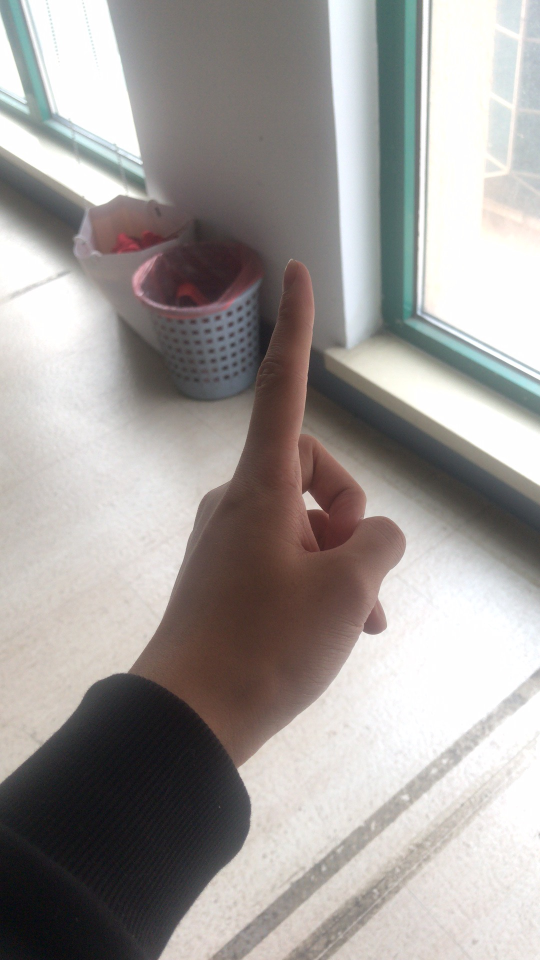
#> input picture 读书笔记《opencv3 计算机视觉 python语言实现》/第4章深度估计与分割/left1.jpg, 1080 x 1920 px (shown at 1/2 size)
$ python stereo.py
#> lines starting #> are read from the running program, lines starting #| are printed output that depends on the picture
import cv2
import numpy as np

def update(val=0):
    stereo.setBlockSize(cv2.getTrackbarPos('window_size', 'disparity'))
    stereo.setBlockSize(cv2.getTrackbarPos('uniquenessRatio', 'disparity'))
    stereo.setBlockSize(cv2.getTrackbarPos('speckleWindowSize', 'disparity'))
    stereo.setBlockSize(cv2.getTrackbarPos('speckleRange', 'disparity'))
    stereo.setBlockSize(cv2.getTrackbarPos('disp12MaxDiff', 'disparity'))

    print('computing dispatity')
    disp = stereo.compute(imgL, imgR).astype(np.float32) / 16.0
    cv2.imshow('left', imgL)
    cv2.imshow('disparity', (disp - min_disp)/num_disp)

if __name__ == '__main__':
    window_size = 5
    min_disp = 16
    num_disp = 192 - min_disp
    blockSize = window_size
    uniquenessRatio = 1
    speckleRange = 3
    speckleWindowSize = 3
    disp12MaxDiff = 200
    P1 = 600
    P2 = 2400

    imgL = cv2.imread('left1.jpg')
#> imgL is the input picture: shape (1920, 1080, 3); mean B, G, R 154.7, 157.2, 161.7
    imgR = cv2.imread('right1.jpg')
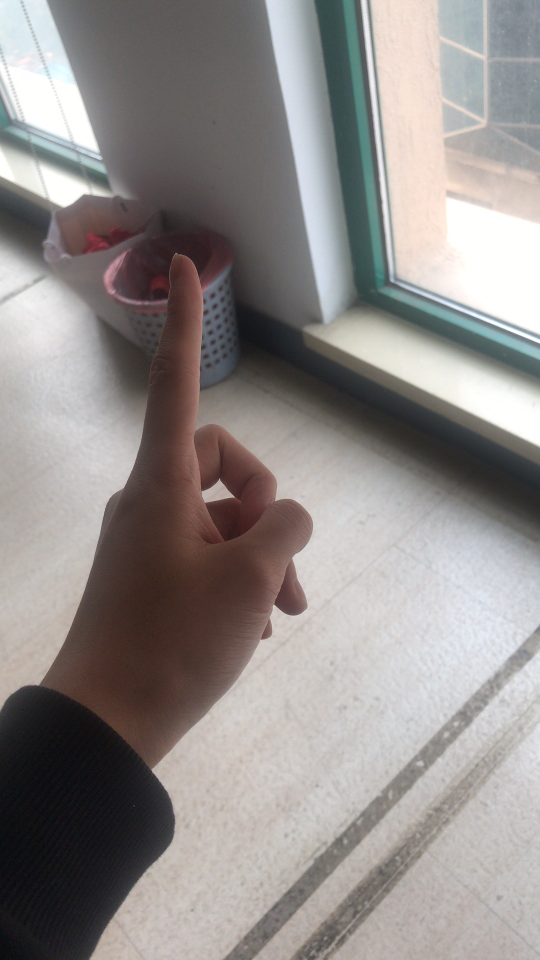
#> input picture 读书笔记《opencv3 计算机视觉 python语言实现》/第4章深度估计与分割/right1.jpg, 1080 x 1920 px (shown at 1/2 size)
#> imgR is the input picture: shape (1920, 1080, 3); mean B, G, R 138.8, 140.7, 145.6

    cv2.namedWindow('disparity')
    cv2.createTrackbar('speckleRange', 'disparity', speckleRange, 50, update)
    cv2.createTrackbar('window_size', 'disparity', window_size, 21, update)
    cv2.createTrackbar('speckleWindowSize', 'disparity', speckleWindowSize, 200, update)
    cv2.createTrackbar('uniquenessRatio', 'disparity', uniquenessRatio, 50, update)
    cv2.createTrackbar('disp12MaxDiff', 'disparity', disp12MaxDiff, 250, update)

    """
    SGBM 是 semiglobal block matching的缩写，是一种计算视差图的算法
    minDisparity 表示最小的视差值
    numDIsparity 表示最大视差值与最小值的差，需要被16整除
    windowSize 匹配块的大小，3-11之间的奇数
    P1 参数控制视差图平滑度
    P2 参数控制是插入平滑度，越大越平滑
    disp12MaxDiff 左右视图最大允许的偏差
    preFilterCap 预过滤的截断值
    uniquenessRatio
    speckleWindowsize 平滑视差的最大窗口尺寸
    speckleRange 最大视差变化
    """

    stereo = cv2.StereoSGBM_create(
        minDisparity=min_disp,
        numDisparities=num_disp,
        blockSize=window_size,
        uniquenessRatio=uniquenessRatio,
        speckleRange=speckleRange,
        speckleWindowSize=speckleWindowSize,
        disp12MaxDiff=disp12MaxDiff,
        P1=P1,
        P2=P2
    )
    update()
#> in update, `disp = stereo.compute(imgL, imgR).astype(np.float32) / 16.0`:
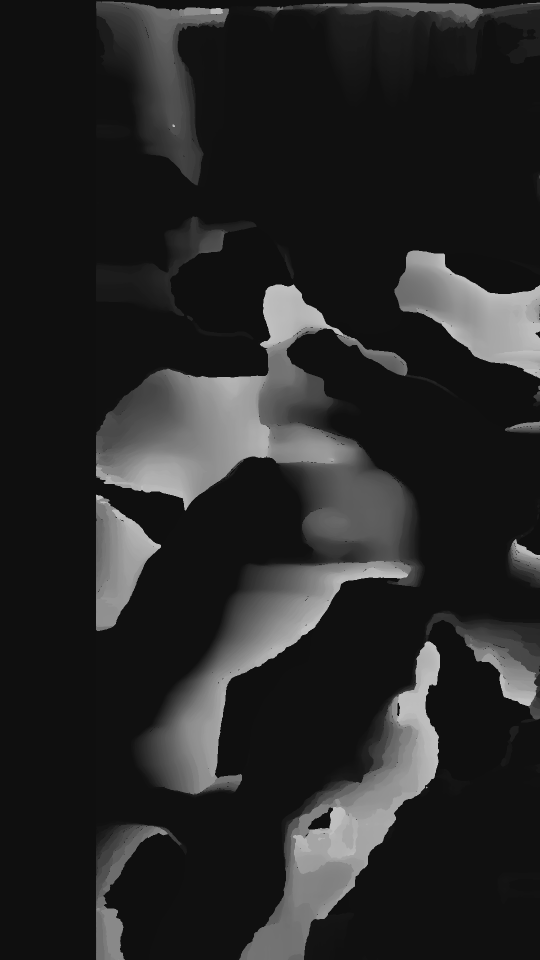
#> disp: shape (1920, 1080) float32 (shown at 1/2 size); min 15, max 191, mean 38.8
#> in update, `cv2.imshow('disparity', (disp - min_disp)/num_disp)`:
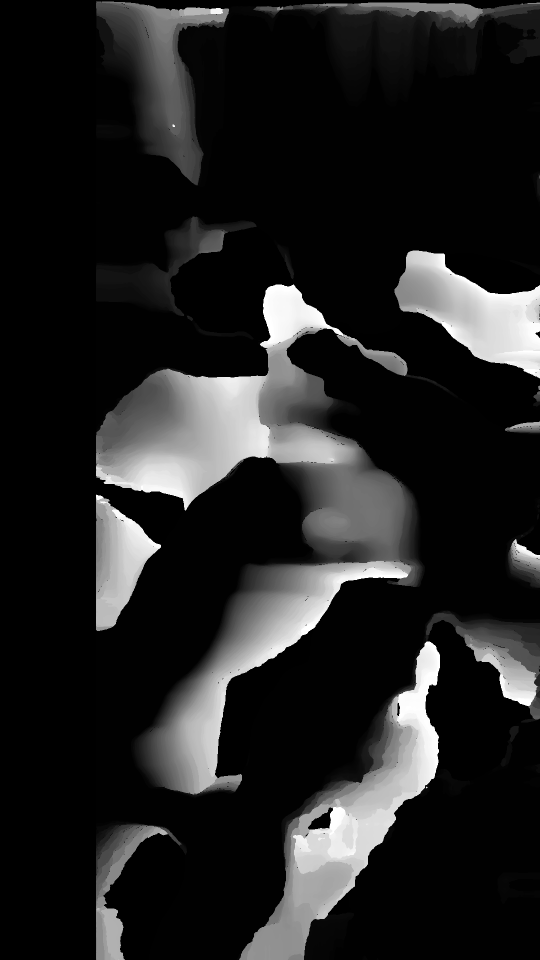
#> window 'disparity': shape (1920, 1080) float32 (shown at 1/2 size); min -0.00568, max 0.994, mean 0.13; drawn with min black and max white
    cv2.waitKey(0)
